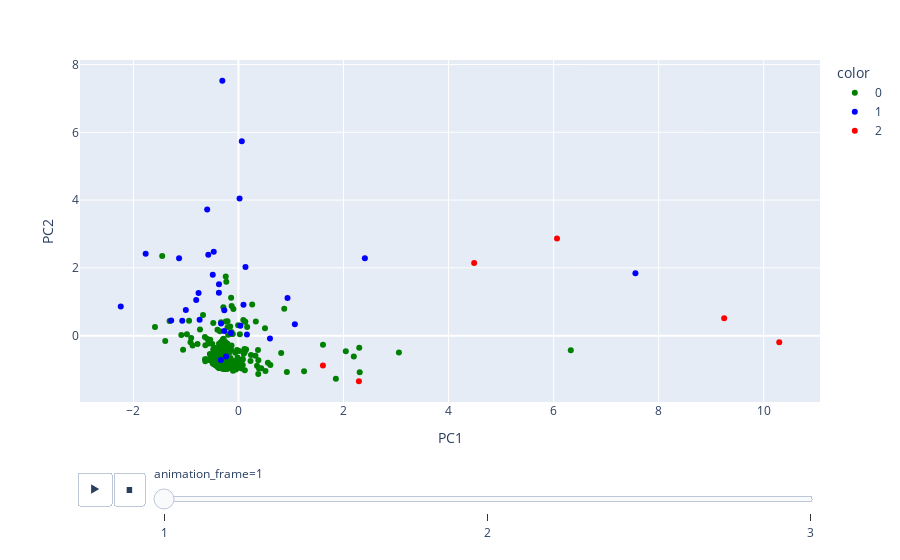

This figure's notebook cell:
### Code cell
import plotly.express as px

fig = px.scatter(df_plot.iloc[:len(df_plot) ,1:3], x='PC1', y='PC2', 
                 color=df_plot['clusters'][:n].astype(str),
                 #text=Db['anno'][:n], 
                 animation_frame=df_plot['anno'][:n],
                 color_discrete_sequence=["green","blue","red"]
                 )

fig.update_traces(textposition='top center')

fig.show();

### Figure 1 — Plotly figure (JSON) as saved in the notebook; plotly's stock layout.template omitted (floating-point values rounded to 4 significant figures; data arrays with more than 128 entries replaced by an {"elided": "..."} marker saying what was removed)
{"data": [{"hovertemplate": "color=0<br>animation_frame=1<br>PC1=%{x}<br>PC2=%{y}<extra></extra>", "legendgroup": "0", "marker": {"color": "green", "symbol": "circle"}, "mode": "markers", "name": "0", "orientation": "v", "showlegend": true, "textposition": "top center", "type": "scatter", "x": {"elided": "292 float values"}, "xaxis": "x", "y": {"elided": "292 float values"}, "yaxis": "y"}, {"hovertemplate": "color=1<br>animation_frame=1<br>PC1=%{x}<br>PC2=%{y}<extra></extra>", "legendgroup": "1", "marker": {"color": "blue", "symbol": "circle"}, "mode": "markers", "name": "1", "orientation": "v", "showlegend": true, "textposition": "top center", "type": "scatter", "x": [-0.1432, -0.5744, -0.332, 7.557, -0.2717, -0.5954, -0.3711, 0.09532, -1.13, -0.7597, -0.3072, -0.3357, 0.9341, -1.002, 0.02111, 0.1333, -0.2696, -1.281, -1.07, 0.161, -0.3724, -0.2363, -0.7395, 0.06328, 0.5998, -0.8044, 1.074, 0.0368, 2.406, -0.4894, -0.471, -2.241, -1.767], "xaxis": "x", "y": [0.07842, 2.386, 0.3584, 1.838, 0.1372, 3.724, 1.518, 0.9087, 2.284, 1.256, 7.518, -0.717, 1.108, 0.7551, 4.049, 2.023, 0.7519, 0.4478, 0.436, 0.0315, 1.269, -0.6181, 0.4693, 5.736, -0.0842, 1.049, 0.3341, 0.2884, 2.281, 1.793, 2.475, 0.8628, 2.417], "yaxis": "y"}, {"hovertemplate": "color=2<br>animation_frame=1<br>PC1=%{x}<br>PC2=%{y}<extra></extra>", "legendgroup": "2", "marker": {"color": "red", "symbol": "circle"}, "mode": "markers", "name": "2", "orientation": "v", "showlegend": true, "textposition": "top center", "type": "scatter", "x": [6.064, 2.293, 4.487, 10.3, 9.247, 1.608], "xaxis": "x", "y": [2.864, -1.343, 2.142, -0.1968, 0.5098, -0.8839], "yaxis": "y"}], "layout": {"legend": {"title": {"text": "color"}, "tracegroupgap": 0}, "margin": {"t": 60}, "sliders": [{"active": 0, "currentvalue": {"prefix": "animation_frame="}, "len": 0.9, "pad": {"b": 10, "t": 60}, "steps": [{"args": [["1"], {"frame": {"duration": 0, "redraw": false}, "fromcurrent": true, "mode": "immediate", "transition": {"duration": 0, "easing": "linear"}}], "label": "1", "method": "animate"}, {"args": [["2"], {"frame": {"duration": 0, "redraw": false}, "fromcurrent": true, "mode": "immediate", "transition": {"duration": 0, "easing": "linear"}}], "label": "2", "method": "animate"}, {"args": [["3"], {"frame": {"duration": 0, "redraw": false}, "fromcurrent": true, "mode": "immediate", "transition": {"duration": 0, "easing": "linear"}}], "label": "3", "method": "animate"}], "x": 0.1, "xanchor": "left", "y": 0, "yanchor": "top"}], "updatemenus": [{"buttons": [{"args": [null, {"frame": {"duration": 500, "redraw": false}, "fromcurrent": true, "mode": "immediate", "transition": {"duration": 500, "easing": "linear"}}], "label": "&#9654;", "method": "animate"}, {"args": [[null], {"frame": {"duration": 0, "redraw": false}, "fromcurrent": true, "mode": "immediate", "transition": {"duration": 0, "easing": "linear"}}], "label": "&#9724;", "method": "animate"}], "direction": "left", "pad": {"r": 10, "t": 70}, "showactive": false, "type": "buttons", "x": 0.1, "xanchor": "right", "y": 0, "yanchor": "top"}], "xaxis": {"anchor": "y", "domain": [0, 1], "title": {"text": "PC1"}}, "yaxis": {"anchor": "x", "domain": [0, 1], "title": {"text": "PC2"}}}}
